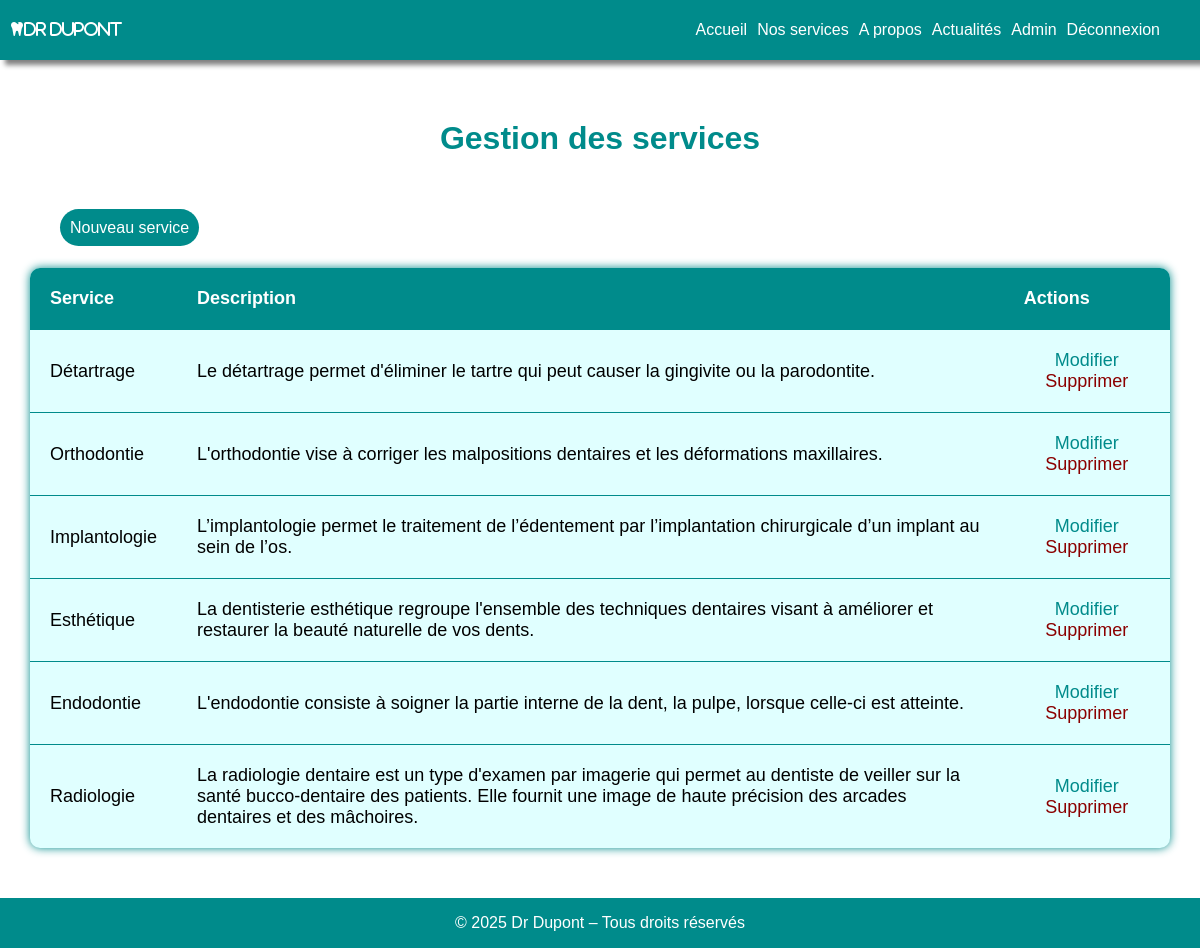
Page /index.php?page=servicesAdmin (signed in) on the committed database.
### tables this page shows
CREATE TABLE `services` (
  `id` bigint(20) NOT NULL,
  `name` varchar(255) NOT NULL,
  `description` text NOT NULL
);

### controllers/AdminController.php (called while the page is built, shortened)
<?php
require_once 'models/ServicesManager.php';
class AdminController
{
    public function servicesAdmin()
    {
        $servicesManager = new ServicesManager();
        $services = $servicesManager->getServices();
        require 'views/servicesAdmin.php';
    }
}

### models/ServicesManager.php (called while the page is built, shortened)
<?php
require_once 'models/Service.php';
class ServicesManager
{
    private function connectDB()
    {
        $pdo = new PDO("mysql:host=localhost;dbname=dupont;charset=utf8", "root", "");
        $pdo->setAttribute(PDO::ATTR_ERRMODE, PDO::ERRMODE_EXCEPTION);
        return $pdo;
    }
    public function getServices(): array
    {
        $pdo = $this->connectDB();
        $request = $pdo->query("SELECT * FROM services");
        $services = $request->fetchAll();
        $serves = [];
        foreach ($services as $service) {
            $serves[] = new Service($service);
        }
        return $serves;
    }
}

### models/Service.php (called while the page is built)
<?php
class Service
{
    private int $id;
    private string $name;
    private string $description;
    public function __construct($data)
    {
        $this->id = $data["id"];
        $this->name = $data["name"];
        $this->description = $data["description"];
    }
    public function getId()
    {
        return $this->id;
    }
    public function getName()
    {
        return $this->name;
    }
    public function getDescription()
    {
        return $this->description;
    }
}

### Views/servicesAdmin.php (the view)
<?php include 'header.php'; ?>
<div class="servicesAdmin">
    <h1 class="title">Gestion des services</h1>
    <div class="add">
        <a href="index.php?page=create-service" class="button">Nouveau service</a>
    </div>
    <?php if (!$services) { ?>
        <p>Aucun service.</p>
    <?php } else { ?>
        <table class="list">
            <thead>
                <tr>
                    <th>Service</th>
                    <th>Description</th>
                    <th>Actions</th>
                </tr>
            </thead>
            <tbody>
                <?php foreach ($services as $service) { ?>
                    <tr>
                        <td><?php echo $service->getName(); ?></td>
                        <td><?php echo $service->getDescription(); ?></td>
                        <td class="actions">
                            <a href="index.php?page=update-service&id=<?php echo $service->getId(); ?>"
                                class="update">Modifier</a>
                            <a href="index.php?page=delete-service&id=<?php echo $service->getId(); ?>"
                                class="delete">Supprimer</a>
                        </td>
                    </tr>
                <?php } ?>
            </tbody>
        </table>
    <?php } ?>
</div>
<?php include 'footer.php'; ?>

### style.css (style rules this page uses)
html { height: 100%; width: 100%; margin: 0; }
body { display: flex; flex-direction: column; min-height: 100%; width: 100%; margin: 0; font-family: 'Gill Sans', 'Gill Sans MT', Calibri, 'Trebuchet MS', sans-serif; }
a { text-decoration: none; }
.home, .newsPage, .aboutPage, .servicePage, .servicesAdmin, .postsAdmin, .patientsAdmin, .appointmentPage { margin: auto 30px; margin-top: 50px; display: flex; flex-direction: column; justify-content: center; }
.title { font-size: xx-large; color: darkcyan; text-align: center; margin: 30px auto; font-weight: bold; }
.button { background-color: darkcyan; border: none; border-radius: 50px; color: white; font-size: medium; font-family: 'Gill Sans', 'Gill Sans MT', Calibri, 'Trebuchet MS', sans-serif; padding: 10px; cursor: pointer; }
.list { width: 100%; background-color: lightcyan; box-shadow: 0 0 10px darkcyan; border-collapse: separate; border-spacing: 0; border-radius: 10px; overflow: hidden; margin-bottom: 50px; }
thead { background-color: darkcyan; text-align: left; color: white; }
th, td { padding: 20px; }
tr { align-items: center; }
td { border-top: 1px solid darkcyan; }
.actions { text-align: center; }
.update { color: darkcyan; margin: 5px; }
.delete { color: darkred; margin: 5px; }
.add { margin: 30px; }

### rows in the picture
services: name "Détartrage", description "Le détartrage permet d'éliminer le tartre qui peut causer la gingivite ou la parodontite."
services: name "Orthodontie", description "L'orthodontie vise à corriger les malpositions dentaires et les déformations maxillaires."
services: name "Implantologie", description "L’implantologie permet le traitement de l’édentement par l’implantation chirurgicale d’un implant au sein de l’os."
services: name "Esthétique", description "La dentisterie esthétique regroupe l'ensemble des techniques dentaires visant à améliorer et restaurer la beauté naturelle de vos dents."
services: name "Endodontie", description "L'endodontie consiste à soigner la partie interne de la dent, la pulpe, lorsque celle-ci est atteinte."
services: name "Radiologie", description "La radiologie dentaire est un type d'examen par imagerie qui permet au dentiste de veiller sur la santé bucco-dentaire des patients. Elle fournit une image de haute précision des arcades dentaires et des mâchoires."
